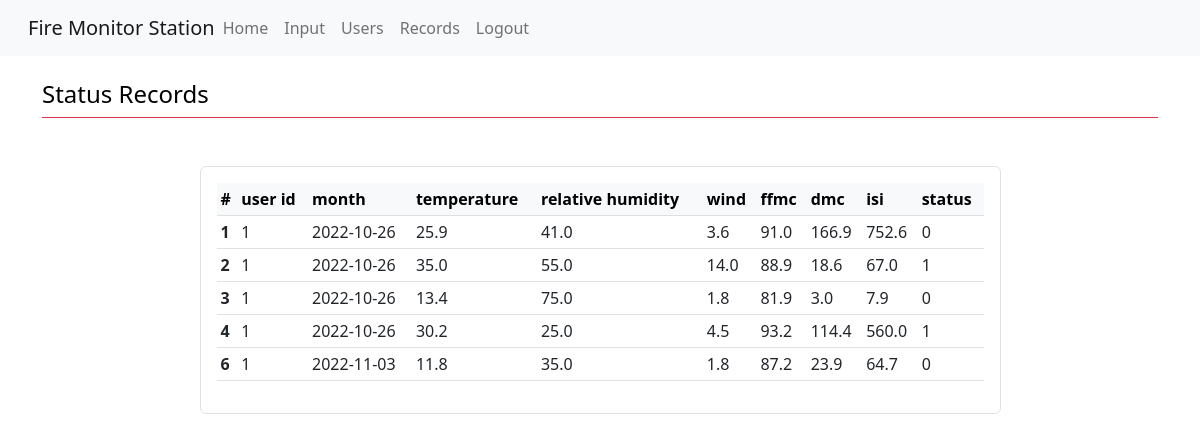
The page /records (signed in) on the database as committed earlier.
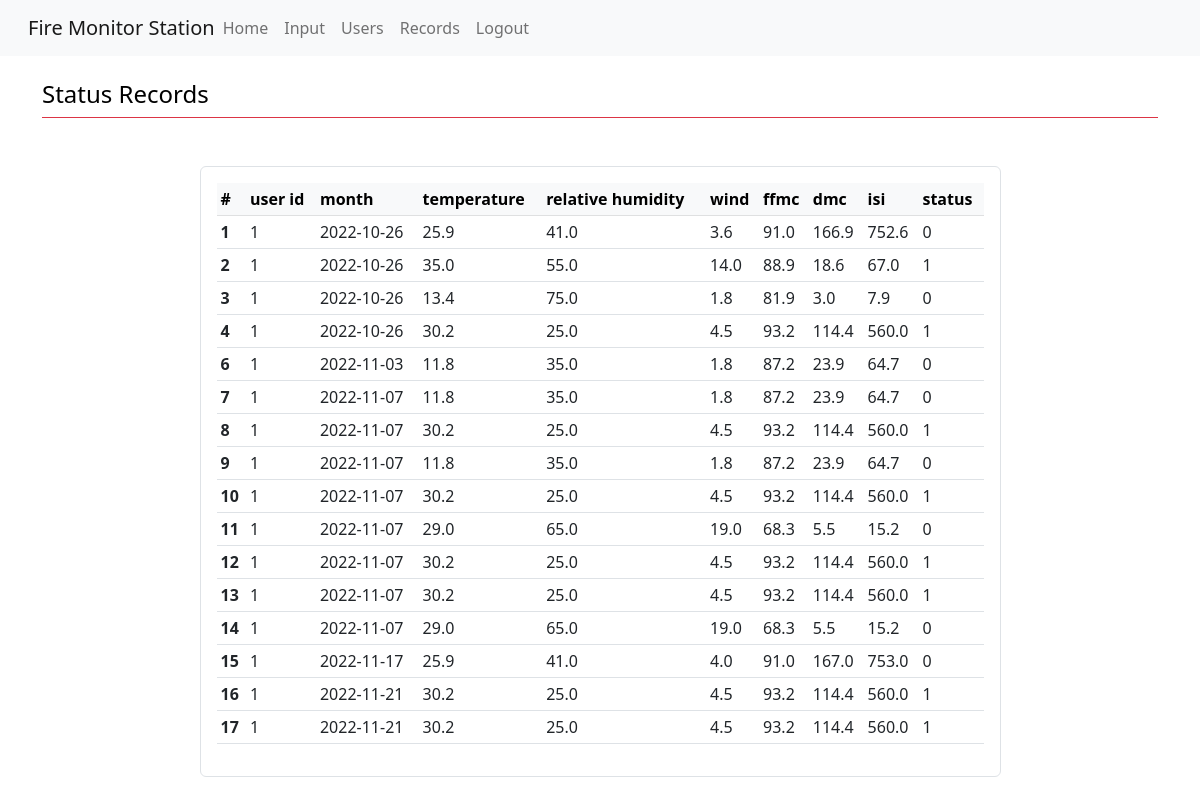
The same page on the database as committed later.
### app.py (models this page shows)
class features(db.Model):
    id = db.Column(db.Integer,primary_key=True,unique=True)
    user_id = db.Column(db.Integer, db.ForeignKey("user.id"), nullable=False)
    date=db.Column(db.Date, default=datetime.datetime.utcnow)
    temp = db.Column(db.Float[20],nullable=False)
    rh = db.Column(db.Float[20],nullable=False)
    wind = db.Column(db.Float[20],nullable=False)
    ffmc = db.Column(db.Float[20],nullable=False)
    dmc = db.Column(db.Float[20],nullable=False)
    dc = db.Column(db.Float[20],nullable=False)
    status = db.Column(db.Integer, nullable=False)

### app.py (the view)
@app.route("/records", methods=['GET','POST'])
@login_required
def records():
    read_records=features.query.order_by(features.id)
    return render_template('records.html',name=session.get("username","Unknown"),read_records=read_records)

### app.py (called while the page is built)
@login_manager.user_loader
def load_user(user_id):
    return User.query.get(int(user_id))

### templates/records.html
{% extends 'template.html' %}
{% block content %}
<div class="h4 pb-2 mb-4 text-black border-bottom border-danger">
   Status Records
 </div>
   {% if current_user.is_authenticated %}
   <div class="p-4 d-flex justify-content-center mt-0">
      <main class="p-3 w-75 border rounded " >
   <div class="table-responsive">
   <table class="table table-sm ">
    <thead class="table-light">
       <tr>
        <th scope="col">#</th>
        <th scope="col">user id</th>
        <th scope="col">month</th>
        <th scope="col">temperature</th>
        <th scope="col">relative humidity</th>
        <th scope="col">wind</th>
        <th scope="col">ffmc</th>
        <th scope="col">dmc</th>
        <th scope="col">isi</th>
        <th scope="col">status</th>
        </tr>
        </thead>
        {% for records in read_records %}
        <tbody >
       <tr>
            <th scope="row">{{records.id}}</th>
            <td>{{records.user_id}}</td>
            <td>{{records.date}}</td>
            <td>{{records.temp}}</td>
            <td>{{records.rh}}</td>
            <td>{{records.wind}}</td>
            <td>{{records.ffmc}}</td>
            <td>{{records.dmc}}</td>
            <td>{{records.dc}}</td>
            <td>{{records.status}}</td>
            </tr>
        </tbody>
        {%endfor%}
    </table>
   </div>
      </main>
   </div>
{% endif %}
{% endblock %}

### templates/template.html (shortened to what this page needs)
<!doctype html>
<html lang="en" >
  <head>
    <link rel="stylesheet" href="https://cdn.jsdelivr.net/npm/bootstrap@5.2.1/dist/css/bootstrap.rtl.min.css">
  </head>
  <body>
    {% include 'navbar.html' %}
    <br/>
    <div class="container">
        {% block content %}
        {% endblock %}
    </div>
  </body>
</html>

### templates/navbar.html (shortened to what this page needs)
<nav class="navbar navbar-expand-lg bg-light">
  <div class="container-fluid">
    <a class="navbar-brand" href="{{url_for('landing')}}">Fire Monitor Station</a>
    <div class="collapse navbar-collapse" id="navbarNavAltMarkup">
      <div class="navbar-nav">
        {% if current_user.is_authenticated %}
        <a class="nav-link" aria-current="page" href="{{url_for('dashboard')}}">Home</a>
        <a class="nav-link" href="{{url_for('inputs')}}">Input</a>
        <a class="nav-link" href="{{url_for('register')}}">Users</a>
        <a class="nav-link" href="{{url_for('records')}}">Records</a>
        <a class="nav-link" href="{{url_for('logout')}}">Logout</a>
        {%else%}
        <a class="nav-link" href="{{url_for('login')}}">Login</a>
        {%endif%}
      </div>
    </div>
  </div>
</nav>

Rows that differ between the two databases and show on the page:
added features: id "7", user_id "1", date "2022-11-07", temp "11.8", rh "35.0", wind "1.8", ffmc "87.2", dmc "23.9", dc "64.7", status "0"
added features: id "8", user_id "1", date "2022-11-07", temp "30.2", rh "25.0", wind "4.5", ffmc "93.2", dmc "114.4", dc "560.0", status "1"
added features: id "9", user_id "1", date "2022-11-07", temp "11.8", rh "35.0", wind "1.8", ffmc "87.2", dmc "23.9", dc "64.7", status "0"
added features: id "10", user_id "1", date "2022-11-07", temp "30.2", rh "25.0", wind "4.5", ffmc "93.2", dmc "114.4", dc "560.0", status "1"
added features: id "11", user_id "1", date "2022-11-07", temp "29.0", rh "65.0", wind "19.0", ffmc "68.3", dmc "5.5", dc "15.2", status "0"
added features: id "12", user_id "1", date "2022-11-07", temp "30.2", rh "25.0", wind "4.5", ffmc "93.2", dmc "114.4", dc "560.0", status "1"
added features: id "13", user_id "1", date "2022-11-07", temp "30.2", rh "25.0", wind "4.5", ffmc "93.2", dmc "114.4", dc "560.0", status "1"
added features: id "14", user_id "1", date "2022-11-07", temp "29.0", rh "65.0", wind "19.0", ffmc "68.3", dmc "5.5", dc "15.2", status "0"
added features: id "15", user_id "1", date "2022-11-17", temp "25.9", rh "41.0", wind "4.0", ffmc "91.0", dmc "167.0", dc "753.0", status "0"
added features: id "16", user_id "1", date "2022-11-21", temp "30.2", rh "25.0", wind "4.5", ffmc "93.2", dmc "114.4", dc "560.0", status "1"
added features: id "17", user_id "1", date "2022-11-21", temp "30.2", rh "25.0", wind "4.5", ffmc "93.2", dmc "114.4", dc "560.0", status "1"
